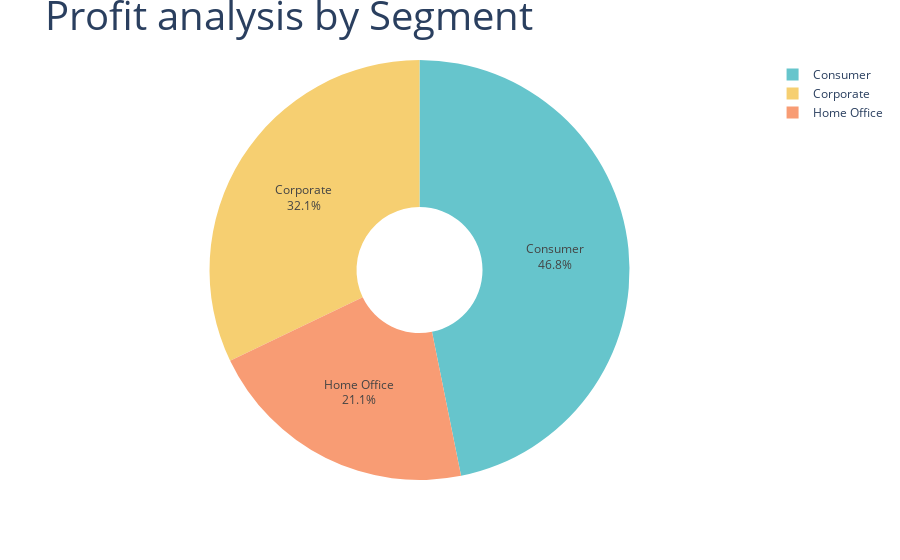

The cell this chart's notebook holds for it:
### Code cell
fig=px.pie(Profit_by_Segment,
            names='Segment',
            values='Profit',
            hole=0.3,
            color_discrete_sequence=px.colors.qualitative.Pastel)

fig.update_traces(textposition='inside',textinfo='percent+label')
fig.update_layout(title_text='Profit analysis by Segment',title_font=dict(size=40))

fig.show()
# Find the category with the highest sales
highest_profit_Segment = Profit_by_Segment.loc[Profit_by_Segment['Profit'].idxmax()]

# Find the category with the lowest sales
lowest_profit_Segment = Profit_by_Segment.loc[Profit_by_Segment['Profit'].idxmin()]

# Print the highest and lowest sales with category names
print("Segment with highest Profit =", highest_profit_Segment ['Segment'], "with Profit =", highest_profit_Segment ['Profit'])
print("Segment with lowest Profit =", lowest_profit_Segment['Segment'], "with Profit =", lowest_profit_Segment['Profit'])

### Figure 1 — Plotly figure (JSON) as saved in the notebook; plotly's stock layout.template omitted (floating-point values rounded to 4 significant figures)
{"data": [{"domain": {"x": [0, 1], "y": [0, 1]}, "hole": 0.3, "hovertemplate": "Segment=%{label}<br>Profit=%{value}<extra></extra>", "labels": ["Consumer", "Corporate", "Home Office"], "legendgroup": "", "name": "", "showlegend": true, "textinfo": "percent+label", "textposition": "inside", "type": "pie", "values": [134100.0, 91980.0, 60300.0]}], "layout": {"legend": {"tracegroupgap": 0}, "margin": {"t": 60}, "piecolorway": ["rgb(102, 197, 204)", "rgb(246, 207, 113)", "rgb(248, 156, 116)", "rgb(220, 176, 242)", "rgb(135, 197, 95)", "rgb(158, 185, 243)", "rgb(254, 136, 177)", "rgb(201, 219, 116)", "rgb(139, 224, 164)", "rgb(180, 151, 231)", "rgb(179, 179, 179)"], "title": {"font": {"size": 40}, "text": "Profit analysis by Segment"}}}
